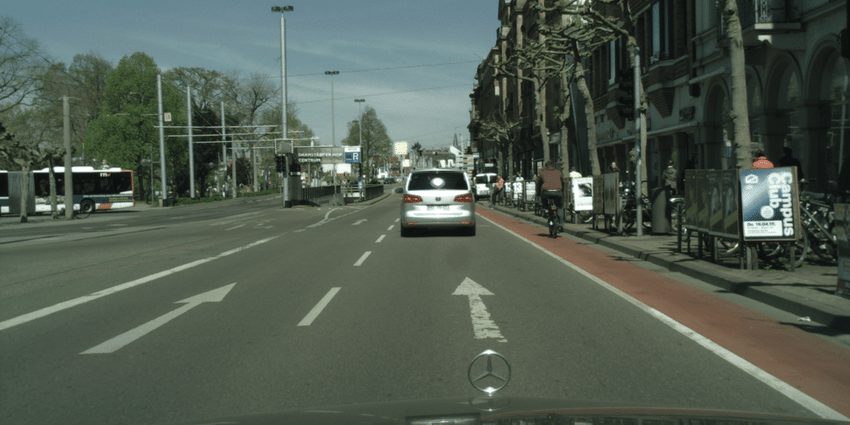
#> input picture images/image_2.png, 850 x 425 px
$ jupyter execute lighting_conditions.ipynb
#> lines starting #> are read from the running program, lines starting #| are printed output that depends on the picture
#> in lightness_pipline, image is the input picture: shape (425, 850, 3); mean B, G, R 81.4, 92.7, 81.3
#### Enhance image quality to deal with varying lighting conditions.

[cell 1]
import cv2
import numpy as np
import matplotlib.pyplot as plt

[cell 2]
def display_image(image):
    plt.imshow(image)
    plt.show()
    return

def display_image_gray(image):
    plt.imshow(image,cmap='gray')
    plt.show()
    return

[cell 3]
def adjust_gamma(image, gamma=1.0):
    #inv_gamma = 1.0 / gamma
    table = np.array([(i / 255.0) ** gamma * 255 for i in range(256)]).astype("uint8")
    return cv2.LUT(image, table)

[cell 4]
def brightness_adjustment(image):
    image = cv2.cvtColor(image, cv2.COLOR_BGR2LAB)
#> image: shape (425, 850, 3); mean of channels 0, 1, 2 95.7, 121.3, 133
    enhanced_channel = image[:,:,0]
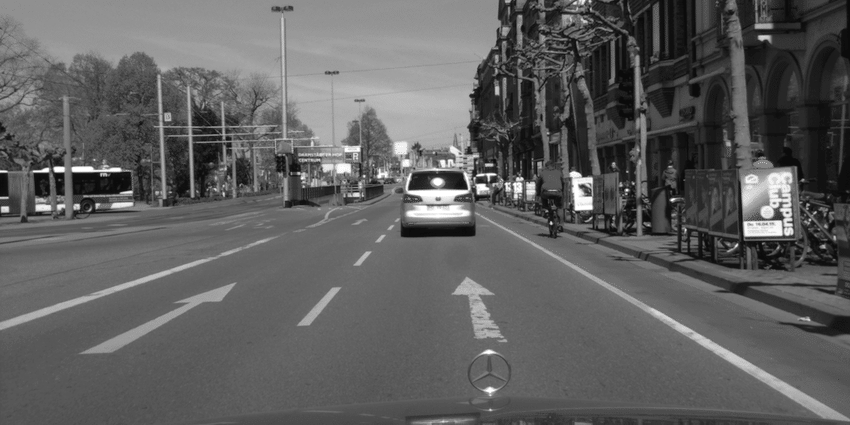
#> enhanced_channel: shape (425, 850); min 11, max 255, mean 95.7
    clahe = cv2.createCLAHE(clipLimit=8.0, tileGridSize=(8,8))
    enhanced_channel_clahe = clahe.apply(enhanced_channel)
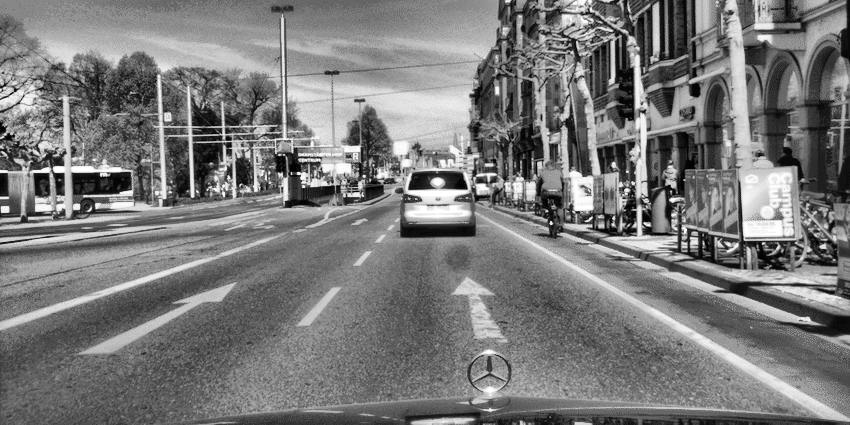
#> enhanced_channel_clahe: shape (425, 850); min 0, max 255, mean 121.9
    enhanced_image = cv2.merge((enhanced_channel_clahe, image[:,:,1], image[:,:,2]))
#> enhanced_image: shape (425, 850, 3); mean of channels 0, 1, 2 121.9, 121.3, 133
    image = adjust_gamma(enhanced_image, gamma=0.5)
#> in adjust_gamma, `return cv2.LUT(image, table)`:
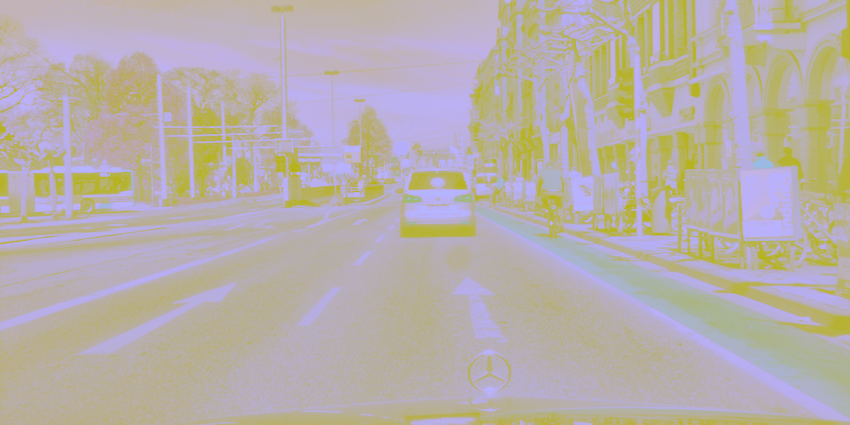
#> returned value: shape (425, 850, 3); mean of channels 0, 1, 2 170.6, 175.3, 183.6; drawn as B, G, R
    image = cv2.cvtColor(enhanced_image, cv2.COLOR_LAB2BGR)
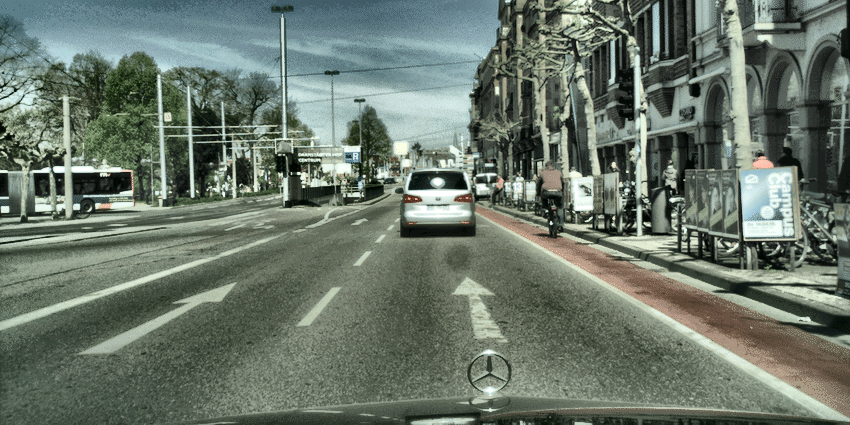
#> image: shape (425, 850, 3); mean R, G, B 106.8, 118.7, 106.8
    return image

[cell 5]
def lightness_pipline(image_path):
    image = cv2.imread(image_path)
    image = cv2.cvtColor(image, cv2.COLOR_BGR2RGB)
    image_brightness = brightness_adjustment(image)
    _, ax = plt.subplots(1,2,figsize=(10,5))
    ax[0].imshow(image)
    ax[0].set_title('Original')
    ax[0].axis('off')
    ax[1].imshow(image_brightness)
    ax[1].set_title('Enhanced')
    ax[1].axis('off')
    plt.show()
